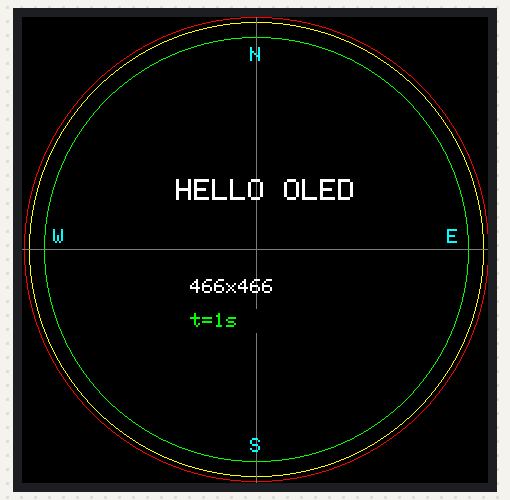
Bench run of a program on a simulated ESP32-S3. Parts: 466×466 colour display. What the program prints to the serial monitor is not drawn.

Above: at 1.2 s.

The program:

main.cpp
```cpp
#include <Arduino.h>
#include "Arduino_GFX_Library.h"
#include "pin_config.h"

// ---- Display setup ---------------------------------------------------------
Arduino_DataBus *bus = new Arduino_ESP32QSPI(
    LCD_CS, LCD_SCLK, LCD_SDIO0, LCD_SDIO1, LCD_SDIO2, LCD_SDIO3);

// Column offset 4 (kept even: CO5300 writes in 2x2 blocks). The extra +1 px
// needed to center the glass is done in software via CX below.
Arduino_GFX *gfx = new Arduino_CO5300(bus, LCD_RST, 0 /* rotation */, false /* IPS */,
                                      LCD_WIDTH, LCD_HEIGHT,
                                      4 /* col offset 1 */, 0, 0, 0);

// Screen geometry: the glass is round, so only a circle of the 466x466 area is visible.
const int16_t W = LCD_WIDTH;
const int16_t H = LCD_HEIGHT;
const int16_t CX = W / 2 + 1; // 234 = calibrated visual center (equivalent to col offset 5)
const int16_t CY = H / 2 - 1; // 232 = calibrated visual center
const int16_t R = W / 2 - 1;  // 232 = outermost visible ring (glass edge)
const int16_t UI_R = R - 5;   // 227 = UI boundary: all interface content stays inside this

void drawBorderTest()
{
    gfx->fillScreen(BLACK);

    // Screen-limit rings: if the panel is aligned you should see all three
    gfx->drawCircle(CX, CY, R, RED);        // r=232, should touch the edge
    gfx->drawCircle(CX, CY, UI_R, YELLOW);  // r=227, UI boundary
    gfx->drawCircle(CX, CY, R - 20, GREEN); // r=212, reference only

    // Crosshair through the center
    gfx->drawFastHLine(0, CY, W, DARKGREY);
    gfx->drawFastVLine(CX, 0, H, DARKGREY);

    // Labels
    gfx->setTextColor(WHITE);
    gfx->setTextSize(3);
    gfx->setCursor(CX - 80, CY - 70);
    gfx->print("HELLO OLED");

    gfx->setTextSize(2);
    gfx->setCursor(CX - 66, CY + 30);
    gfx->printf("%dx%d", W, H);

    gfx->setTextColor(CYAN);
    gfx->setCursor(CX - 6, 30);
    gfx->print("N");
    gfx->setCursor(CX - 6, H - 45);
    gfx->print("S");
    gfx->setCursor(CX - 203, CY - 20);
    gfx->print("W");
    gfx->setCursor(CX + 191, CY - 20);
    gfx->print("E");
}

void setup()
{
    Serial.begin(115200);

    pinMode(LCD_EN, OUTPUT);
    digitalWrite(LCD_EN, HIGH); // power the panel

    if (!gfx->begin())
    {
        Serial.println("gfx->begin() failed!");
    }

    drawBorderTest();

    // CO5300 starts at brightness 0, so the screen stays black until this ramp
    for (int i = 0; i <= 255; i++)
    {
        gfx->Display_Brightness(i);
        delay(3);
    }

    Serial.println("Display ready");
}

void loop()
{
    // Simple live text: erase a small box and redraw only it (no full-screen clear = no flicker)
    static uint32_t last = 0;
    if (millis() - last >= 1000)
    {
        last = millis();
        gfx->fillRect(CX - 70, CY + 60, 140, 24, BLACK);
        gfx->setTextColor(GREEN);
        gfx->setTextSize(2);
        gfx->setCursor(CX - 66, CY + 64);
        gfx->printf("t=%lus", (unsigned long)(millis() / 1000));
    }
}
```

pin_config.h
```cpp
#pragma once

// LilyGo T-Display S3 AMOLED 1.43" (CO5300 + FT3168)

// Display (QSPI)
#define LCD_CS    10
#define LCD_SCLK  12
#define LCD_SDIO0 11
#define LCD_SDIO1 13
#define LCD_SDIO2 14
#define LCD_SDIO3 15
#define LCD_RST   17
#define LCD_EN    16   // panel power enable, must be HIGH

#define LCD_WIDTH  466
#define LCD_HEIGHT 466

// Touch (I2C)
#define IIC_SDA 7
#define IIC_SCL 6
#define TP_INT  9

// Battery voltage ADC
#define BATTERY_VOLTAGE_ADC_DATA 4
```
